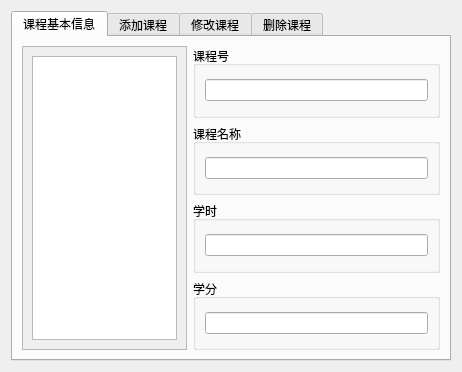
<?xml version="1.0" encoding="UTF-8"?>
<ui version="4.0">
 <class>CourseUI</class>
 <widget class="QWidget" name="CourseUI">
  <property name="geometry">
   <rect>
    <x>0</x>
    <y>0</y>
    <width>462</width>
    <height>364</height>
   </rect>
  </property>
  <property name="windowTitle">
   <string>Form</string>
  </property>
  <layout class="QVBoxLayout" name="verticalLayout_19">
   <item>
    <widget class="QTabWidget" name="tabWidget">
     <property name="currentIndex">
      <number>0</number>
     </property>
     <widget class="QWidget" name="tab">
      <attribute name="title">
       <string>课程基本信息</string>
      </attribute>
      <layout class="QHBoxLayout" name="horizontalLayout" stretch="2,3">
       <item>
        <widget class="QScrollArea" name="scrollArea">
         <property name="sizePolicy">
          <sizepolicy hsizetype="Preferred" vsizetype="Expanding">
           <horstretch>0</horstretch>
           <verstretch>0</verstretch>
          </sizepolicy>
         </property>
         <property name="widgetResizable">
          <bool>true</bool>
         </property>
         <widget class="QWidget" name="scrollAreaWidgetContents">
          <property name="geometry">
           <rect>
            <x>0</x>
            <y>0</y>
            <width>164</width>
            <height>301</height>
           </rect>
          </property>
          <layout class="QVBoxLayout" name="verticalLayout_6">
           <item>
            <widget class="QListWidget" name="listWidget">
             <property name="sizePolicy">
              <sizepolicy hsizetype="Preferred" vsizetype="Expanding">
               <horstretch>0</horstretch>
               <verstretch>0</verstretch>
              </sizepolicy>
             </property>
            </widget>
           </item>
          </layout>
         </widget>
        </widget>
       </item>
       <item>
        <layout class="QVBoxLayout" name="verticalLayout_2">
         <item>
          <widget class="QGroupBox" name="groupBox_2">
           <property name="title">
            <string>课程号</string>
           </property>
           <layout class="QVBoxLayout" name="verticalLayout_3">
            <item>
             <widget class="QLineEdit" name="t1_no_lineEdit">
              <property name="readOnly">
               <bool>true</bool>
              </property>
             </widget>
            </item>
           </layout>
          </widget>
         </item>
         <item>
          <widget class="QGroupBox" name="groupBox_3">
           <property name="title">
            <string>课程名称</string>
           </property>
           <layout class="QVBoxLayout" name="verticalLayout_4">
            <item>
             <widget class="QLineEdit" name="t1_name_lineEdit">
              <property name="readOnly">
               <bool>true</bool>
              </property>
             </widget>
            </item>
           </layout>
          </widget>
         </item>
         <item>
          <widget class="QGroupBox" name="groupBox_11">
           <property name="title">
            <string>学时</string>
           </property>
           <layout class="QVBoxLayout" name="verticalLayout_5">
            <item>
             <widget class="QLineEdit" name="t1_hour_lineEdit"/>
            </item>
           </layout>
          </widget>
         </item>
         <item>
          <widget class="QGroupBox" name="groupBox_12">
           <property name="title">
            <string>学分</string>
           </property>
           <layout class="QVBoxLayout" name="verticalLayout_16">
            <item>
             <widget class="QLineEdit" name="t1_credit_lineEdit"/>
            </item>
           </layout>
          </widget>
         </item>
        </layout>
       </item>
      </layout>
     </widget>
     <widget class="QWidget" name="tab_2">
      <attribute name="title">
       <string>添加课程</string>
      </attribute>
      <layout class="QVBoxLayout" name="verticalLayout_10">
       <item>
        <widget class="QGroupBox" name="groupBox_4">
         <property name="title">
          <string>课程号</string>
         </property>
         <layout class="QVBoxLayout" name="verticalLayout_7">
          <item>
           <widget class="QLineEdit" name="t1_no_lineEdit_2">
            <property name="readOnly">
             <bool>true</bool>
            </property>
           </widget>
          </item>
         </layout>
        </widget>
       </item>
       <item>
        <widget class="QGroupBox" name="groupBox_5">
         <property name="title">
          <string>课程名称</string>
         </property>
         <layout class="QVBoxLayout" name="verticalLayout_8">
          <item>
           <widget class="QLineEdit" name="t1_name_lineEdit_2">
            <property name="readOnly">
             <bool>true</bool>
            </property>
           </widget>
          </item>
         </layout>
        </widget>
       </item>
       <item>
        <widget class="QGroupBox" name="groupBox_13">
         <property name="title">
          <string>学时</string>
         </property>
         <layout class="QVBoxLayout" name="verticalLayout_9">
          <item>
           <widget class="QLineEdit" name="t1_hour_lineEdit_2"/>
          </item>
         </layout>
        </widget>
       </item>
       <item>
        <widget class="QGroupBox" name="groupBox_14">
         <property name="title">
          <string>学分</string>
         </property>
         <layout class="QVBoxLayout" name="verticalLayout_17">
          <item>
           <widget class="QLineEdit" name="t1_credit_lineEdit_2"/>
          </item>
         </layout>
        </widget>
       </item>
       <item>
        <widget class="QPushButton" name="t2_add_pushButton">
         <property name="text">
          <string>添加课程</string>
         </property>
        </widget>
       </item>
      </layout>
     </widget>
     <widget class="QWidget" name="tab_3">
      <attribute name="title">
       <string>修改课程</string>
      </attribute>
      <layout class="QVBoxLayout" name="verticalLayout">
       <item>
        <widget class="QGroupBox" name="groupBox_6">
         <property name="title">
          <string>课程号</string>
         </property>
         <layout class="QVBoxLayout" name="verticalLayout_11">
          <item>
           <widget class="QLineEdit" name="t1_no_lineEdit_3">
            <property name="readOnly">
             <bool>true</bool>
            </property>
           </widget>
          </item>
         </layout>
        </widget>
       </item>
       <item>
        <widget class="QGroupBox" name="groupBox_7">
         <property name="title">
          <string>课程名称</string>
         </property>
         <layout class="QVBoxLayout" name="verticalLayout_12">
          <item>
           <widget class="QLineEdit" name="t1_name_lineEdit_3">
            <property name="readOnly">
             <bool>true</bool>
            </property>
           </widget>
          </item>
         </layout>
        </widget>
       </item>
       <item>
        <widget class="QGroupBox" name="groupBox_15">
         <property name="title">
          <string>学时</string>
         </property>
         <layout class="QVBoxLayout" name="verticalLayout_13">
          <item>
           <widget class="QLineEdit" name="t1_hour_lineEdit_3"/>
          </item>
         </layout>
        </widget>
       </item>
       <item>
        <widget class="QGroupBox" name="groupBox_16">
         <property name="title">
          <string>学分</string>
         </property>
         <layout class="QVBoxLayout" name="verticalLayout_18">
          <item>
           <widget class="QLineEdit" name="t1_credit_lineEdit_3"/>
          </item>
         </layout>
        </widget>
       </item>
       <item>
        <widget class="QPushButton" name="t3_m_pushButton">
         <property name="text">
          <string>修改课程</string>
         </property>
        </widget>
       </item>
      </layout>
     </widget>
     <widget class="QWidget" name="tab_4">
      <attribute name="title">
       <string>删除课程</string>
      </attribute>
      <layout class="QVBoxLayout" name="verticalLayout_15">
       <item>
        <widget class="QGroupBox" name="groupBox_10">
         <property name="title">
          <string>选择课程</string>
         </property>
         <layout class="QVBoxLayout" name="verticalLayout_14">
          <item>
           <widget class="QScrollArea" name="t4_scrollArea">
            <property name="widgetResizable">
             <bool>true</bool>
            </property>
            <widget class="QWidget" name="t4_scrollAreaWidgetContents">
             <property name="geometry">
              <rect>
               <x>0</x>
               <y>0</y>
               <width>398</width>
               <height>240</height>
              </rect>
             </property>
            </widget>
           </widget>
          </item>
         </layout>
        </widget>
       </item>
       <item>
        <widget class="QPushButton" name="pushButton">
         <property name="text">
          <string>删除选定课程</string>
         </property>
        </widget>
       </item>
      </layout>
     </widget>
    </widget>
   </item>
  </layout>
 </widget>
 <resources/>
 <connections/>
</ui>
